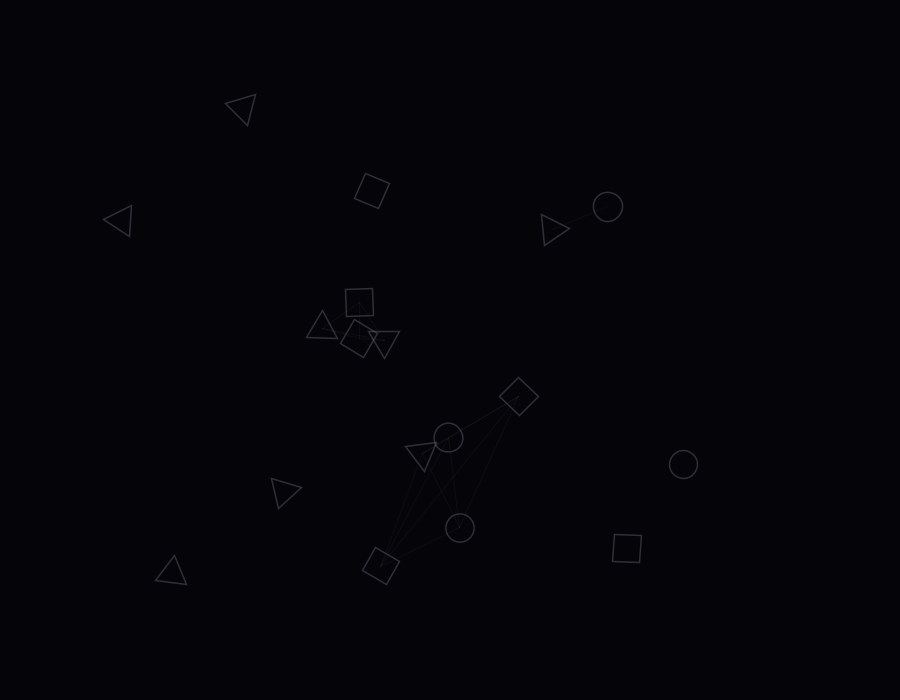
Frame 1 (no input)
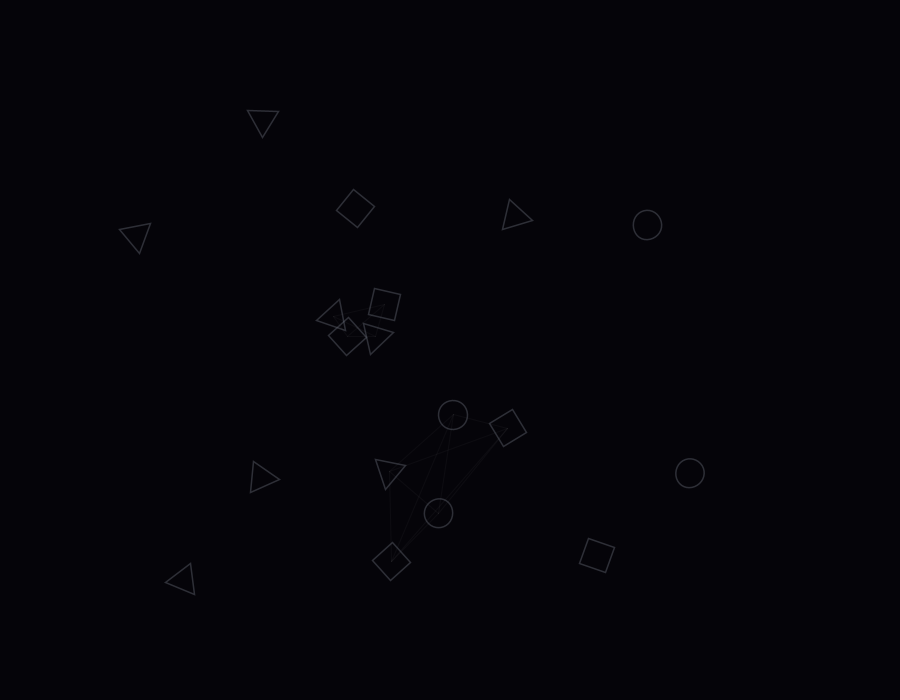
Frame 60 (the mouse pressed at the canvas centre just before this capture)
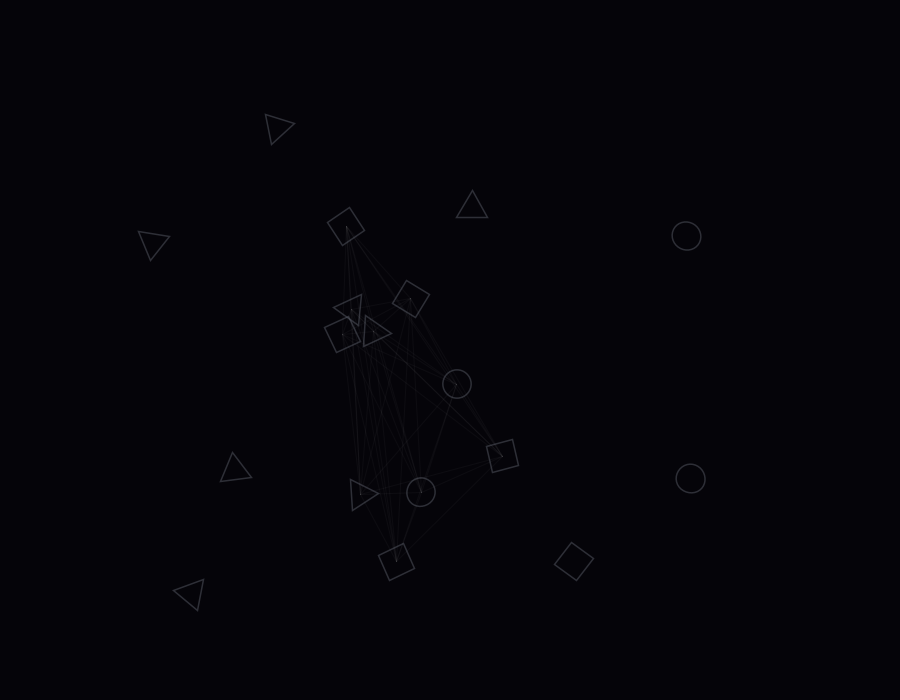
Frame 120 (the mouse held since frame 60 and released just before this capture)

The Processing sketch that drew these frames (run headless with seeded random() and noise(); from frame 60 on, the mouse is pressed at the canvas centre):

// Processing sketch: Colaboracion
// ── Colaboracion.pde
/*


 * OBRA DE ARTE GENERATIVO: "Sinergias Colectivas" (Emergencia y Cooperación Geométrica)
 * - Arrastra las figuras para agruparlas.
 * - 4 Triángulos se unen para formar un gran triángulo estable y giratorio (Rosa pastel).
 * - 2 Cuadrados + 1 Círculo se alinean para proyectar un faro de iluminación mística (Cian/Verde pastel).
 * - Juntar dos grupos cargados aumenta el brillo global de la pantalla y genera arcos de energía.

ArrayList<Shape> shapes;
ArrayList<Particle> particles;
Shape draggedShape = null;

// Configuración de interacción y distancias de acoplamiento
float connectionDist = 100.0f; // Distancia para empezar a formar grupo
float snapSpeed = 0.15f;       // Velocidad del acoplamiento magnético
float globalGlow = 0.0f;       // Brillo extra del fondo por cooperación

// Colores de los estados activos
int colTriangleActive;
int colSquareActive;
int colCircleActive;

void setup() {
  size(900, 700);
  smooth(8);
  rectMode(CENTER);
  
  shapes = new ArrayList<Shape>();
  particles = new ArrayList<Particle>();
  
  // Inicialización de colores pastel para estados de sinergia
  colTriangleActive = color(255, 183, 178); // Rosa pastel
  colSquareActive = color(199, 206, 234);   // Azul pastel
  colCircleActive = color(175, 228, 222);   // Cian/Verde pastel
  
  // Instanciar figuras flotantes iniciales de forma equilibrada
  // Necesitamos múltiplos para que el usuario pueda formar varias combinaciones
  for (int i = 0; i < 8; i++) {
    shapes.add(new Shape(0, random(100, width-100), random(100, height-100))); // Triángulos
  }
  for (int i = 0; i < 6; i++) {
    shapes.add(new Shape(1, random(100, width-100), random(100, height-100))); // Cuadrados
  }
  for (int i = 0; i < 4; i++) {
    shapes.add(new Shape(2, random(100, width-100), random(100, height-100))); // Círculos
  }
}

void draw() {
  // El fondo reacciona dinámicamente iluminándose más cuando hay cooperación entre grupos
  int bgBase = color(5, 4, 9);
  int bgResonant = color(15, 12, 28);
  background(lerpColor(bgBase, bgResonant, globalGlow));
  
  // Actualizar posiciones físicas (flotación inerte cuando no están agrupados)
  for (Shape s : shapes) {
    s.updatePhysics();
  }
  
  // Buscar agrupaciones por proximidad utilizando un algoritmo de Componentes Conectados (DFS)
  ArrayList<ArrayList<Shape>> clusters = findClusters();
  
  // Resetear estados activos antes de evaluar las agrupaciones de este fotograma
  for (Shape s : shapes) {
    s.resetGroupState();
  }
  
  // Analizar cada cluster para verificar si cumple las recetas de cooperación
  ArrayList<PVector> activeGroupCentroids = new ArrayList<PVector>();
  float totalResonance = 0.0f;
  
  for (ArrayList<Shape> cluster : clusters) {
    int triangles = 0;
    int squares = 0;
    int circles = 0;
    PVector centroid = new PVector(0, 0);
    
    for (Shape s : cluster) {
      centroid.add(s.pos);
      if (s.type == 0) triangles++;
      else if (s.type == 1) squares++;
      else if (s.type == 2) circles++;
    }
    centroid.div(cluster.size());
    
    // CASO A: Composición Estable (Exactamente 4 Triángulos)
    if (triangles == 4 && cluster.size() == 4) {
      activeGroupCentroids.add(centroid);
      totalResonance += 1.0f;
      
      // Ángulo de rotación del grupo para dar dinamismo orbital
      float groupAngle = frameCount * 0.015f;
      float radius = 45.0f;
      
      // Asignar posiciones geométricas de acoplamiento magnético
      // 3 en los vértices de un triángulo equilátero exterior, 1 en el baricentro (centro)
      int tIndex = 0;
      for (Shape s : cluster) {
        s.isGrouped = true;
        s.targetColor = colTriangleActive;
        
        if (tIndex < 3) {
          float angleOffset = tIndex * TWO_PI / 3.0f + groupAngle;
          s.targetPos.set(centroid.x + cos(angleOffset) * radius, centroid.y + sin(angleOffset) * radius);
        } else {
          s.targetPos.set(centroid.x, centroid.y);
        }
        tIndex++;
      }
      
      // Efectos visuales de enlace del tetraedro
      stroke(colTriangleActive, 40);
      strokeWeight(2);
      noFill();
      beginShape();
      for (int k = 0; k < 3; k++) {
        float angleOffset = k * TWO_PI / 3.0f + groupAngle;
        vertex(centroid.x + cos(angleOffset) * radius, centroid.y + sin(angleOffset) * radius);
      }
      endShape(CLOSE);
    }
    
    // CASO B: Generador de Iluminación (Exactamente 2 Cuadrados y 1 Círculo)
    else if (squares == 2 && circles == 1 && cluster.size() == 3) {
      activeGroupCentroids.add(centroid);
      totalResonance += 1.2f;
      
      float alignAngle = frameCount * 0.01f; // Rotación lenta de la alineación
      float spacing = 50.0f;
      
      int sqIndex = 0;
      for (Shape s : cluster) {
        s.isGrouped = true;
        
        if (s.type == 2) {
          // El círculo toma el centro de la alineación óptico-geométrica
          s.targetPos.set(centroid.x, centroid.y);
          s.targetColor = colCircleActive;
        } else if (s.type == 1) {
          // Los cuadrados se sitúan en extremos opuestos del círculo
          float sign = (sqIndex == 0) ? 1.0f : -1.0f;
          s.targetPos.set(centroid.x + cos(alignAngle) * spacing * sign, centroid.y + sin(alignAngle) * spacing * sign);
          s.targetColor = colSquareActive;
          sqIndex++;
        }
      }
      
      // Dibujar haz de luz o lentes de conexión iluminada
      stroke(colCircleActive, 45);
      strokeWeight(3);
      line(centroid.x - cos(alignAngle) * spacing * 1.5f, centroid.y - sin(alignAngle) * spacing * 1.5f,
           centroid.x + cos(alignAngle) * spacing * 1.5f, centroid.y + sin(alignAngle) * spacing * 1.5f);
           
      // Onda expansiva de luz sutil
      noFill();
      stroke(colCircleActive, 30 * (1.0f - (frameCount % 60)/60.0f));
      ellipse(centroid.x, centroid.y, (frameCount % 60) * 2.5f, (frameCount % 60) * 2.5f);
    }
    
    // Si el grupo no cumple ninguna combinación cooperativa, se dibujan enlaces tenues
    else if (cluster.size() > 1) {
      stroke(255, 255, 255, 8);
      strokeWeight(1);
      for (int i = 0; i < cluster.size(); i++) {
        for (int j = i + 1; j < cluster.size(); j++) {
          line(cluster.get(i).pos.x, cluster.get(i).pos.y, cluster.get(j).pos.x, cluster.get(j).pos.y);
        }
      }
    }
  }
  
  // PREMIO A LA COOPERACIÓN MULTI-GRUPO (Resonancia Global)
  // Si hay más de un grupo especial activo, y están relativamente cerca, se genera un arco voltaico
  float resonanceDistanceLimit = 220.0f;
  float extraGlowTarget = 0.0f;
  
  if (activeGroupCentroids.size() >= 2) {
    for (int i = 0; i < activeGroupCentroids.size(); i++) {
      for (int j = i + 1; j < activeGroupCentroids.size(); j++) {
        PVector c1 = activeGroupCentroids.get(i);
        PVector c2 = activeGroupCentroids.get(j);
        float d = c1.dist(c2);
        
        if (d < resonanceDistanceLimit) {
          // Incrementar energía global
          float intensity = map(d, 0, resonanceDistanceLimit, 1.0f, 0.1f);
          extraGlowTarget += intensity * 0.4f;
          
          // Dibujar líneas eléctricas/puentes de luz de alta frecuencia entre centros de poder
          stroke(255, 255, 255, 90 * intensity);
          strokeWeight(2.0f * intensity);
          
          // Generar arco con vaivén eléctrico orgánico
          float steps = 8;
          PVector prevPoint = c1.copy();
          for (int k = 1; k <= steps; k++) {
            float tVal = (float) k / steps;
            PVector interp = PVector.lerp(c1, c2, tVal);
            if (k < steps) {
              interp.x += random(-8, 8) * intensity;
              interp.y += random(-8, 8) * intensity;
            }
            line(prevPoint.x, prevPoint.y, interp.x, interp.y);
            prevPoint = interp.copy();
          }
          
          // Emitir ráfagas de chispas ambientales
          if (frameCount % 4 == 0) {
            PVector spawnPos = PVector.lerp(c1, c2, random(0, 1));
            particles.add(new Particle(spawnPos.x, spawnPos.y, lerpColor(colTriangleActive, colCircleActive, random(0,1))));
          }
        }
      }
    }
  }
  
  // Suavizar la transición del brillo global de fondo
  globalGlow = lerp(globalGlow, min(0.6f, extraGlowTarget), 0.1f);
  
  // Dibujar y actualizar todas las figuras geométricas
  for (Shape s : shapes) {
    s.updatePosition();
    s.display();
  }
  
  // Dibujar y actualizar partículas
  for (int i = particles.size() - 1; i >= 0; i--) {
    Particle p = particles.get(i);
    p.update();
    p.display();
    if (p.alpha <= 0) {
      particles.remove(i);
    }
  }
}

// Algoritmo DFS (Depth-First Search) para clasificar figuras por proximidad espacial
ArrayList<ArrayList<Shape>> findClusters() {
  ArrayList<ArrayList<Shape>> clusters = new ArrayList<ArrayList<Shape>>();
  boolean[] visited = new boolean[shapes.size()];
  
  for (int i = 0; i < shapes.size(); i++) {
    if (!visited[i]) {
      ArrayList<Shape> cluster = new ArrayList<Shape>();
      dfs(i, visited, cluster);
      clusters.add(cluster);
    }
  }
  return clusters;
}

void dfs(int index, boolean[] visited, ArrayList<Shape> cluster) {
  visited[index] = true;
  Shape current = shapes.get(index);
  cluster.add(current);
  
  for (int i = 0; i < shapes.size(); i++) {
    if (!visited[i]) {
      Shape other = shapes.get(i);
      
      // Si la distancia es menor a connectionDist, pertenecen al mismo núcleo interactivo
      if (current.pos.dist(other.pos) < connectionDist) {
        dfs(i, visited, cluster);
      }
    }
  }
}

// Eventos del Mouse para el Drag and Drop de figuras físicas
void mousePressed() {
  // Buscar qué figura se clickeó, priorizando la más cercana
  float minDist = 30.0f; // Radio de agarre cómodo
  for (Shape s : shapes) {
    float d = dist(mouseX, mouseY, s.pos.x, s.pos.y);
    if (d < minDist) {
      minDist = d;
      draggedShape = s;
    }
  }
  if (draggedShape != null) {
    draggedShape.isDragging = true;
  }
}

void mouseReleased() {
  if (draggedShape != null) {
    draggedShape.isDragging = false;
    draggedShape = null;
  }
}

// ==========================================
// CLASES COMPLEMENTARIAS
// ==========================================

class Shape {
  int type; // 0: Triángulo, 1: Cuadrado, 2: Círculo
  PVector pos;
  PVector targetPos;
  PVector vel;
  
  float size = 30.0f;
  float angle;
  float floatSeed;
  
  boolean isDragging = false;
  boolean isGrouped = false;
  
  int currentColor;
  int targetColor;
  int idleColor = color(100, 105, 115); // Monocromo inactivo de reposo
  
  Shape(int t, float x, float y) {
    this.type = t;
    this.pos = new PVector(x, y);
    this.targetPos = new PVector(x, y);
    this.vel = PVector.random2D().mult(random(0.2f, 0.6f)); // Flotación inercial lenta
    this.angle = random(TWO_PI);
    this.floatSeed = random(1000);
    this.currentColor = idleColor;
    this.targetColor = idleColor;
  }
  
  void resetGroupState() {
    this.isGrouped = false;
    this.targetColor = idleColor;
  }
  
  void updatePhysics() {
    if (isDragging) {
      // Seguir suavemente el cursor
      pos.x = lerp(pos.x, mouseX, 0.35f);
      pos.y = lerp(pos.y, mouseY, 0.35f);
      vel.set(0, 0);
    } else if (!isGrouped) {
      // Flotación senoidal inerte cuando está solo en el plano
      pos.add(vel);
      pos.x += sin(frameCount * 0.015f + floatSeed) * 0.15f;
      pos.y += cos(frameCount * 0.015f + floatSeed) * 0.15f;
      
      // Rebote físico elástico en los bordes de la pantalla
      if (pos.x < 50 || pos.x > width - 50) vel.x *= -1;
      if (pos.y < 50 || pos.y > height - 50) vel.y *= -1;
      
      // Limitar posición para que no salgan de la vista
      pos.x = constrain(pos.x, 30, width - 30);
      pos.y = constrain(pos.y, 30, height - 30);
    }
  }
  
  void updatePosition() {
    // Si la figura está en un grupo activo, se acopla magnéticamente al target calculado
    if (isGrouped && !isDragging) {
      pos.x = lerp(pos.x, targetPos.x, snapSpeed);
      pos.y = lerp(pos.y, targetPos.y, snapSpeed);
    }
    
    // Transición de color suave para la activación de sinergia
    currentColor = lerpColor(currentColor, targetColor, 0.1f);
    
    // Rotación lenta decorativa
    angle += 0.005f;
  }
  
  void display() {
    pushMatrix();
    translate(pos.x, pos.y);
    rotate(angle);
    
    // Cambiar grosor y visibilidad del borde según su estado de activación
    if (isGrouped) {
      stroke(currentColor, 180);
      strokeWeight(2.5f);
      fill(currentColor, 30); // Relleno translúcido para dar volumen lumínico
    } else {
      stroke(currentColor, 110);
      strokeWeight(1.5f);
      noFill();
    }
    
    // Dibujo geométrico limpio de las 3 entidades fundamentales
    if (type == 0) {
      // Triángulo Equilátero
      float r = size * 0.6f;
      beginShape();
      for (int i = 0; i < 3; i++) {
        float a = i * TWO_PI / 3.0f - HALF_PI;
        vertex(cos(a) * r, sin(a) * r);
      }
      endShape(CLOSE);
    } 
    else if (type == 1) {
      // Cuadrado
      rect(0, 0, size * 0.9f, size * 0.9f);
    } 
    else if (type == 2) {
      // Círculo
      ellipse(0, 0, size * 0.95f, size * 0.95f);
    }
    
    popMatrix();
  }
}

class Particle {
  float x, y;
  float vx, vy;
  float size;
  float alpha;
  int col;
  
  Particle(float nx, float ny, int c) {
    x = nx;
    y = ny;
    vx = random(-2, 2);
    vy = random(-2, 2);
    size = random(2, 5);
    alpha = 255;
    col = c;
  }
  
  void update() {
    x += vx;
    y += vy;
    alpha -= 4.0f; // Desvanecimiento gradual
  }
  
  void display() {
    noStroke();
    fill(col, alpha);
    ellipse(x, y, size, size);
  }
}

*/

/*
 * OBRA DE ARTE GENERATIVO: "Sinergias Colectivas" (Emergencia y Cooperación Geométrica)
 * - Arrastra las figuras para agruparlas.
 * - 4 Triángulos se unen para formar un gran triángulo estable y giratorio (Rosa pastel).
 * - 2 Cuadrados + 1 Círculo se alinean para proyectar un faro de iluminación mística (Cian/Verde pastel).
 * - Una vez formados, los conjuntos se bloquean permanentemente y se mueven en bloque.
 * - Juntar o superponer grupos cargados multiplica el brillo, expande las figuras y genera arcos de energía.
 */

ArrayList<Shape> shapes;
ArrayList<Particle> particles;
Shape draggedShape = null;

// Configuración de interacción y distancias de acoplamiento
float connectionDist = 100.0f; // Distancia para empezar a formar grupo
float snapSpeed = 0.15f;       // Velocidad del acoplamiento magnético
float globalGlow = 0.0f;       // Brillo extra del fondo por cooperación
int nextGroupID = 0;           // Generador de IDs únicos para grupos bloqueados

// Colores de los estados activos
int colTriangleActive;
int colSquareActive;
int colCircleActive;

void setup() {
  size(900, 700);
  smooth(8);
  rectMode(CENTER);
  
  shapes = new ArrayList<Shape>();
  particles = new ArrayList<Particle>();
  
  // Inicialización de colores pastel para estados de sinergia
  colTriangleActive = color(255, 183, 178); // Rosa pastel
  colSquareActive = color(199, 206, 234);   // Azul pastel
  colCircleActive = color(175, 228, 222);   // Cian/Verde pastel
  
  // Instanciar figuras flotantes iniciales de forma equilibrada
  for (int i = 0; i < 8; i++) {
    shapes.add(new Shape(0, random(100, width-100), random(100, height-100))); // Triángulos
  }
  for (int i = 0; i < 6; i++) {
    shapes.add(new Shape(1, random(100, width-100), random(100, height-100))); // Cuadrados
  }
  for (int i = 0; i < 4; i++) {
    shapes.add(new Shape(2, random(100, width-100), random(100, height-100))); // Círculos
  }
}

void draw() {
  // El fondo reacciona dinámicamente iluminándose más cuando hay cooperación estrecha entre grupos
  int bgBase = color(5, 4, 9);
  int bgResonant = color(22, 15, 38);
  background(lerpColor(bgBase, bgResonant, globalGlow));
  
  // Actualizar posiciones físicas (flotación inerte cuando no están agrupados)
  for (Shape s : shapes) {
    s.updatePhysics();
  }
  
  // Buscar agrupaciones utilizando un DFS adaptado a IDs fijos y proximidad libre
  ArrayList<ArrayList<Shape>> clusters = findClusters();
  
  // Resetear estados activos solo de las figuras no bloqueadas
  for (Shape s : shapes) {
    s.resetGroupState();
  }
  
  // Analizar cada cluster para verificar si cumple las recetas de cooperación o mantener grupos existentes
  ArrayList<PVector> activeGroupCentroids = new ArrayList<PVector>();
  
  for (ArrayList<Shape> cluster : clusters) {
    int triangles = 0;
    int squares = 0;
    int circles = 0;
    PVector centroid = new PVector(0, 0);
    
    for (Shape s : cluster) {
      centroid.add(s.pos);
      if (s.type == 0) triangles++;
      else if (s.type == 1) squares++;
      else if (s.type == 2) circles++;
    }
    centroid.div(cluster.size());
    
    // CASO A: Composición Estable (Exactamente 4 Triángulos)
    if (triangles == 4 && cluster.size() == 4) {
      activeGroupCentroids.add(centroid);
      
      // Bloquear grupo de forma permanente asignando un ID común
      int idToUse = -1;
      for (Shape s : cluster) {
        if (s.groupID >= 0) {
          idToUse = s.groupID;
          break;
        }
      }
      if (idToUse == -1) {
        idToUse = nextGroupID++;
        createExplosion(centroid.x, centroid.y, colTriangleActive, 30);
      }
      
      // Ángulo de rotación del grupo para dar dinamismo orbital
      float groupAngle = frameCount * 0.015f;
      float radius = 45.0f;
      
      int tIndex = 0;
      for (Shape s : cluster) {
        s.isGrouped = true;
        s.groupID = idToUse;
        s.targetColor = colTriangleActive;
        
        if (tIndex < 3) {
          float angleOffset = tIndex * TWO_PI / 3.0f + groupAngle;
          s.targetPos.set(centroid.x + cos(angleOffset) * radius, centroid.y + sin(angleOffset) * radius);
        } else {
          s.targetPos.set(centroid.x, centroid.y);
        }
        tIndex++;
      }
      
      // Enlaces visuales del gran triángulo
      stroke(colTriangleActive, 50 + 100 * globalGlow);
      strokeWeight(2 + 2 * globalGlow);
      noFill();
      beginShape();
      for (int k = 0; k < 3; k++) {
        float angleOffset = k * TWO_PI / 3.0f + groupAngle;
        vertex(centroid.x + cos(angleOffset) * radius, centroid.y + sin(angleOffset) * radius);
      }
      endShape(CLOSE);
    }
    
    // CASO B: Generador de Iluminación (Exactamente 2 Cuadrados y 1 Círculo)
    else if (squares == 2 && circles == 1 && cluster.size() == 3) {
      activeGroupCentroids.add(centroid);
      
      // Bloquear grupo de forma permanente asignando un ID común
      int idToUse = -1;
      for (Shape s : cluster) {
        if (s.groupID >= 0) {
          idToUse = s.groupID;
          break;
        }
      }
      if (idToUse == -1) {
        idToUse = nextGroupID++;
        createExplosion(centroid.x, centroid.y, colCircleActive, 30);
      }
      
      float alignAngle = frameCount * 0.01f; // Rotación lenta de la alineación
      float spacing = 50.0f;
      
      int sqIndex = 0;
      for (Shape s : cluster) {
        s.isGrouped = true;
        s.groupID = idToUse;
        
        if (s.type == 2) {
          s.targetPos.set(centroid.x, centroid.y);
          s.targetColor = colCircleActive;
        } else if (s.type == 1) {
          float sign = (sqIndex == 0) ? 1.0f : -1.0f;
          s.targetPos.set(centroid.x + cos(alignAngle) * spacing * sign, centroid.y + sin(alignAngle) * spacing * sign);
          s.targetColor = colSquareActive;
          sqIndex++;
        }
      }
      
      // Dibujar haz de luz central de alta intensidad
      stroke(colCircleActive, 60 + 100 * globalGlow);
      strokeWeight(3 + 3 * globalGlow);
      line(centroid.x - cos(alignAngle) * spacing * 1.5f, centroid.y - sin(alignAngle) * spacing * 1.5f,
           centroid.x + cos(alignAngle) * spacing * 1.5f, centroid.y + sin(alignAngle) * spacing * 1.5f);
           
      // Onda expansiva de luz sutil
      noFill();
      stroke(colCircleActive, 40 * (1.0f - (frameCount % 60)/60.0f));
      ellipse(centroid.x, centroid.y, (frameCount % 60) * 2.5f, (frameCount % 60) * 2.5f);
    }
    
    // Si el grupo es temporal y no cumple ninguna combinación, se enlazan de forma básica
    else if (cluster.size() > 1) {
      stroke(255, 255, 255, 8);
      strokeWeight(1);
      for (int i = 0; i < cluster.size(); i++) {
        for (int j = i + 1; j < cluster.size(); j++) {
          line(cluster.get(i).pos.x, cluster.get(i).pos.y, cluster.get(j).pos.x, cluster.get(j).pos.y);
        }
      }
    }
  }
  
  // RESONANCIA CRÍTICA Y SÚPER GLOW POR PROXIMIDAD DE GRUPOS ESTABLES
  float resonanceDistanceLimit = 250.0f;
  float extraGlowTarget = 0.0f;
  
  if (activeGroupCentroids.size() >= 2) {
    for (int i = 0; i < activeGroupCentroids.size(); i++) {
      for (int j = i + 1; j < activeGroupCentroids.size(); j++) {
        PVector c1 = activeGroupCentroids.get(i);
        PVector c2 = activeGroupCentroids.get(j);
        float d = c1.dist(c2);
        
        if (d < resonanceDistanceLimit) {
          // La intensidad escala de manera exponencial a menor distancia (superposición)
          float intensity = map(d, 0, resonanceDistanceLimit, 1.0f, 0.0f);
          intensity = pow(intensity, 1.5f); // Curva más dramática
          extraGlowTarget += intensity * 0.8f;
          
          // Ondas de choque circulares interactivas
          noFill();
          stroke(255, 255, 255, 80 * intensity);
          strokeWeight(1.0f + 4.0f * intensity);
          float ringSize = 60 + 50 * sin(frameCount * 0.1f);
          ellipse(c1.x, c1.y, ringSize, ringSize);
          ellipse(c2.x, c2.y, ringSize, ringSize);
          
          // Dibujar líneas eléctricas vibrantes entre centros de poder
          stroke(255, 255, 255, 120 * intensity);
          strokeWeight(2.5f * intensity);
          
          float steps = 10;
          PVector prevPoint = c1.copy();
          for (int k = 1; k <= steps; k++) {
            float tVal = (float) k / steps;
            
            // CORRECCIÓN: Reemplazado PVector.lerp estático por interpolación segura nativa
            PVector interp = new PVector(
              lerp(c1.x, c2.x, tVal),
              lerp(c1.y, c2.y, tVal)
            );
            
            if (k < steps) {
              interp.x += random(-12, 12) * intensity;
              interp.y += random(-12, 12) * intensity;
            }
            line(prevPoint.x, prevPoint.y, interp.x, interp.y);
            prevPoint = interp.copy();
          }
          
          // Si están sumamente superpuestos, generar una fusión de plasma de alta energía
          if (d < 100.0f) {
            PVector midpoint = PVector.lerp(c1, c2, 0.5f);
            stroke(255, 255, 255, 200);
            strokeWeight(4);
            ellipse(midpoint.x, midpoint.y, 110 - d, 110 - d);
            
            // Explosión continua de partículas fusionadas
            if (frameCount % 2 == 0) {
              int blendedCol = lerpColor(colTriangleActive, colCircleActive, sin(frameCount * 0.05f) * 0.5f + 0.5f);
              
              // CORRECCIÓN: Reemplazado PVector.lerp estático por interpolación segura nativa
              float tRand = random(0, 1);
              PVector spawnPos = new PVector(
                lerp(c1.x, c2.x, tRand) + random(-15, 15),
                lerp(c1.y, c2.y, tRand) + random(-15, 15)
              );
              
              particles.add(new Particle(spawnPos.x, spawnPos.y, blendedCol));
            }
          }
        }
      }
    }
  }
  
  // Suavizar la transición del brillo global de fondo
  globalGlow = lerp(globalGlow, min(0.85f, extraGlowTarget), 0.08f);
  
  // Dibujar y actualizar todas las figuras geométricas
  for (Shape s : shapes) {
    s.updatePosition();
    s.display();
  }
  
  // Dibujar y actualizar partículas
  for (int i = particles.size() - 1; i >= 0; i--) {
    Particle p = particles.get(i);
    p.update();
    p.display();
    if (p.alpha <= 0) {
      particles.remove(i);
    }
  }
}

// Algoritmo DFS adaptado para respetar clusters ya unidos por ID
ArrayList<ArrayList<Shape>> findClusters() {
  ArrayList<ArrayList<Shape>> clusters = new ArrayList<ArrayList<Shape>>();
  boolean[] visited = new boolean[shapes.size()];
  
  for (int i = 0; i < shapes.size(); i++) {
    if (!visited[i]) {
      ArrayList<Shape> cluster = new ArrayList<Shape>();
      dfs(i, visited, cluster);
      clusters.add(cluster);
    }
  }
  return clusters;
}

void dfs(int index, boolean[] visited, ArrayList<Shape> cluster) {
  visited[index] = true;
  Shape current = shapes.get(index);
  cluster.add(current);
  
  for (int i = 0; i < shapes.size(); i++) {
    if (!visited[i]) {
      Shape other = shapes.get(i);
      
      if (current.groupID >= 0) {
        // Figuras bloqueadas solo pueden agruparse con miembros de su MISMO grupo
        if (other.groupID == current.groupID) {
          dfs(i, visited, cluster);
        }
      } else {
        // Figuras libres se agrupan por distancia con otras figuras libres
        if (other.groupID == -1 && current.pos.dist(other.pos) < connectionDist) {
          dfs(i, visited, cluster);
        }
      }
    }
  }
}

// Eventos del Mouse para el Drag and Drop de figuras físicas
void mousePressed() {
  float minDist = 35.0f; // Margen cómodo para arrastrar
  for (Shape s : shapes) {
    float d = dist(mouseX, mouseY, s.pos.x, s.pos.y);
    if (d < minDist) {
      minDist = d;
      draggedShape = s;
    }
  }
  if (draggedShape != null) {
    draggedShape.isDragging = true;
  }
}

void mouseReleased() {
  if (draggedShape != null) {
    draggedShape.isDragging = false;
    draggedShape = null;
  }
}

// Función encargada de instanciar ráfagas de chispas en el Canvas
void createExplosion(float x, float y, int c, int count) {
  for (int i = 0; i < count; i++) {
    particles.add(new Particle(x, y, c));
  }
}

// ==========================================
// CLASES COMPLEMENTARIAS
// ==========================================

class Shape {
  int type; // 0: Triángulo, 1: Cuadrado, 2: Círculo
  PVector pos;
  PVector targetPos;
  PVector vel;
  int groupID = -1; // -1 indica figura libre
  
  float size = 30.0f;
  float angle;
  float floatSeed;
  
  boolean isDragging = false;
  boolean isGrouped = false;
  
  int currentColor;
  int targetColor;
  int idleColor = color(100, 105, 115); // Monocromo inactivo de reposo
  
  Shape(int t, float x, float y) {
    this.type = t;
    this.pos = new PVector(x, y);
    this.targetPos = new PVector(x, y);
    this.vel = PVector.random2D().mult(random(0.2f, 0.6f)); // Flotación inercial lenta
    this.angle = random(TWO_PI);
    this.floatSeed = random(1000);
    this.currentColor = idleColor;
    this.targetColor = idleColor;
  }
  
  void resetGroupState() {
    if (groupID < 0) {
      this.isGrouped = false;
      this.targetColor = idleColor;
    } else {
      this.isGrouped = true;
      if (type == 0) this.targetColor = colTriangleActive;
      else if (type == 1) this.targetColor = colSquareActive;
      else if (type == 2) this.targetColor = colCircleActive;
    }
  }
  
  void updatePhysics() {
    if (isDragging) {
      if (groupID >= 0) {
        // DRAG COLECTIVO: Mover todo el grupo completo por el delta del cursor
        float dx = mouseX - pmouseX;
        float dy = mouseY - pmouseY;
        for (Shape s : shapes) {
          if (s.groupID == groupID) {
            s.pos.x += dx;
            s.pos.y += dy;
            s.vel.set(0, 0);
          }
        }
      } else {
        // Drag individual normal
        pos.x = lerp(pos.x, mouseX, 0.35f);
        pos.y = lerp(pos.y, mouseY, 0.35f);
        vel.set(0, 0);
      }
    } else if (!isGrouped) {
      // Flotación senoidal inerte cuando está solo en el plano
      pos.add(vel);
      pos.x += sin(frameCount * 0.015f + floatSeed) * 0.15f;
      pos.y += cos(frameCount * 0.015f + floatSeed) * 0.15f;
      
      // Rebote físico elástico en los bordes de la pantalla
      if (pos.x < 50 || pos.x > width - 50) vel.x *= -1;
      if (pos.y < 50 || pos.y > height - 50) vel.y *= -1;
      
      pos.x = constrain(pos.x, 30, width - 30);
      pos.y = constrain(pos.y, 30, height - 30);
    }
  }
  
  void updatePosition() {
    // Si está agrupado, se acopla magnéticamente al target calculado
    if (isGrouped && !isDragging) {
      pos.x = lerp(pos.x, targetPos.x, snapSpeed);
      pos.y = lerp(pos.y, targetPos.y, snapSpeed);
    }
    
    // Transición de color suave
    currentColor = lerpColor(currentColor, targetColor, 0.1f);
    
    // Rotación lenta decorativa
    angle += 0.005f;
  }
  
  void display() {
    pushMatrix();
    translate(pos.x, pos.y);
    rotate(angle);
    
    // Las figuras crecen de tamaño y se iluminan intensamente durante la resonancia crítica
    float pulseScale = 1.0f;
    if (isGrouped) {
      pulseScale += globalGlow * 0.35f; // Crecen hasta un 35% extra
      stroke(currentColor, 200 + 55 * globalGlow);
      strokeWeight(2.5f + 3.0f * globalGlow);
      fill(currentColor, 30 + 90 * globalGlow); // Relleno translúcido más denso al resonar
    } else {
      stroke(currentColor, 110);
      strokeWeight(1.5f);
      noFill();
    }
    
    // Dibujo geométrico limpio
    if (type == 0) {
      // Triángulo Equilátero
      float r = (size * 0.6f) * pulseScale;
      beginShape();
      for (int i = 0; i < 3; i++) {
        float a = i * TWO_PI / 3.0f - HALF_PI;
        vertex(cos(a) * r, sin(a) * r);
      }
      endShape(CLOSE);
    } 
    else if (type == 1) {
      // Cuadrado
      float finalSize = (size * 0.9f) * pulseScale;
      rect(0, 0, finalSize, finalSize);
    } 
    else if (type == 2) {
      // Círculo
      float finalSize = (size * 0.95f) * pulseScale;
      ellipse(0, 0, finalSize, finalSize);
    }
    
    popMatrix();
  }
}

class Particle {
  float x, y;
  float vx, vy;
  float size;
  float alpha;
  int col;
  
  Particle(float nx, float ny, int c) {
    x = nx;
    y = ny;
    vx = random(-3, 3);
    vy = random(-3, 3);
    size = random(2.5f, 6.0f);
    alpha = 255;
    col = c;
  }
  
  void update() {
    x += vx;
    y += vy;
    alpha -= 5.0f; // Desvanecimiento gradual rápido
  }
  
  void display() {
    noStroke();
    fill(col, alpha);
    ellipse(x, y, size, size);
  }
}
